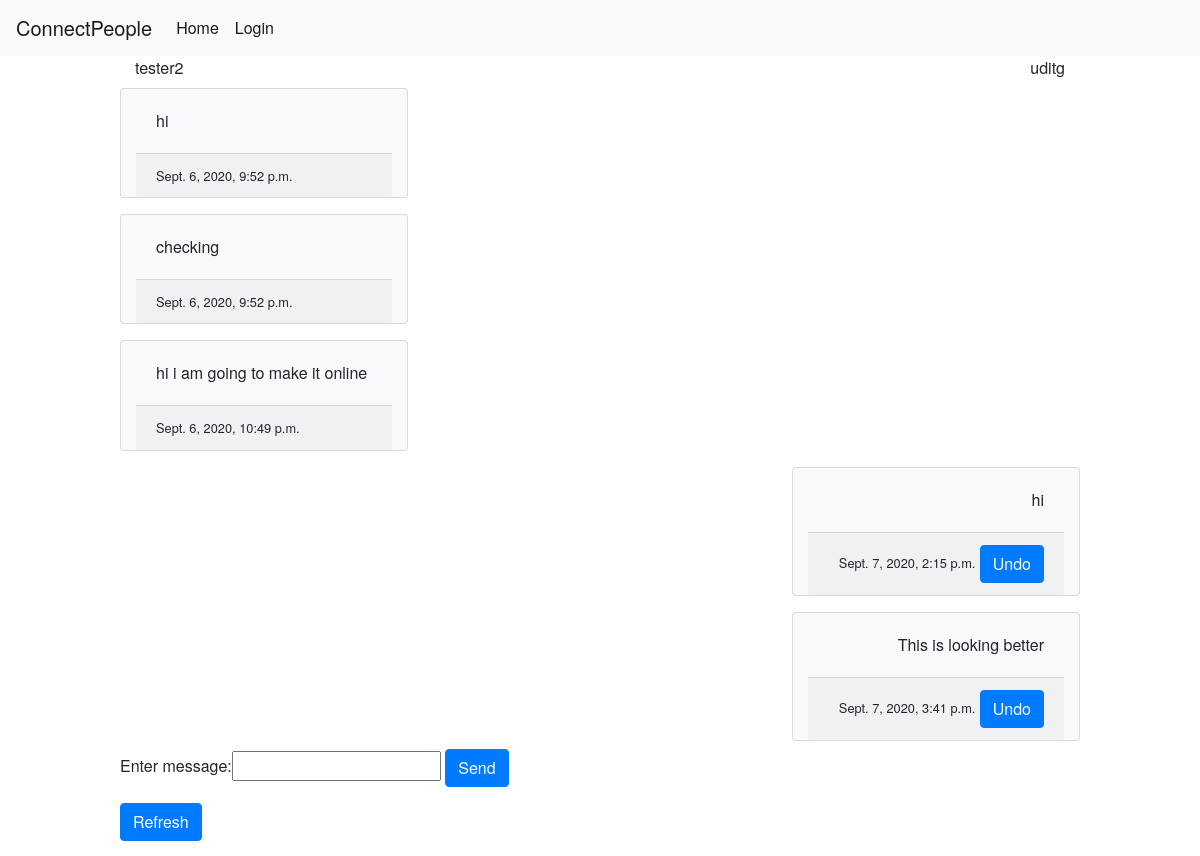
The page /chatapp/chat/1/9/messages on the database as committed earlier.
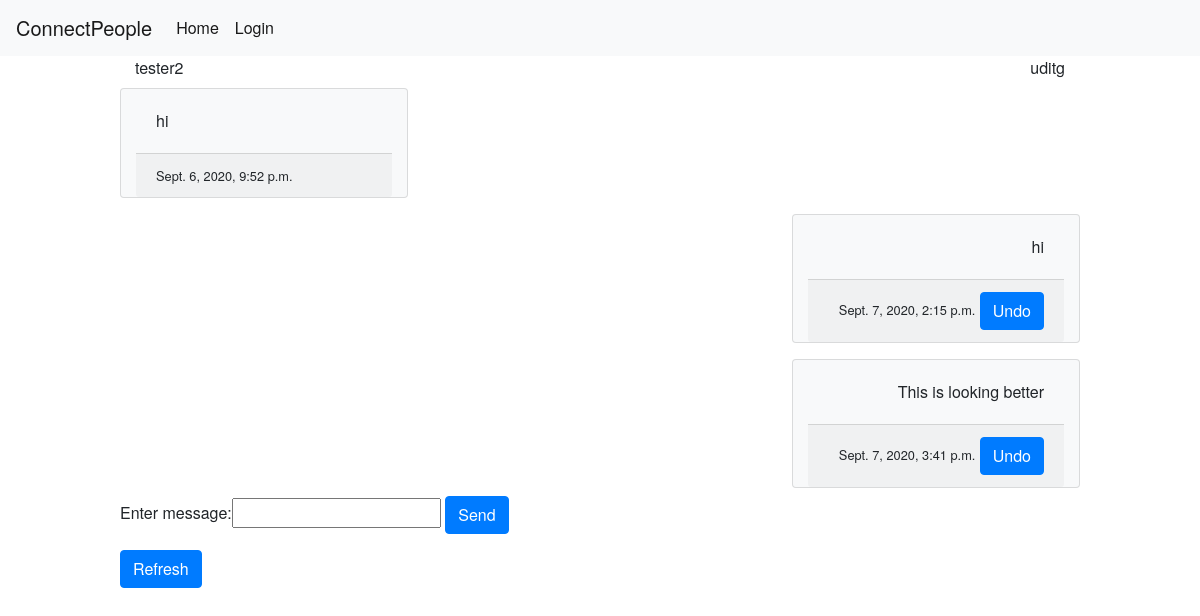
The same page on the database as committed later.
### chatapp/models.py (models this page shows, shortened)
class Message(models.Model):
    msg_text = models.CharField(max_length=200, blank=False)
    send_time = models.DateTimeField(default=datetime.now)
    sender = models.ForeignKey(User, related_name='sender_user', on_delete=models.CASCADE)
    reciever = models.ForeignKey(User, related_name='reciever_user', on_delete=models.CASCADE)

### chatapp/views.py (the view, shortened to what this page needs)
# urls.py: path('chat/<int:sender_id>/<int:reciever_id>/messages', views.chatpage, name='chatpage'),
def chatpage(request, sender_id, reciever_id):
    sender = User.objects.get(pk=sender_id)
    reciever = User.objects.get(pk=reciever_id)
    messages = Message.objects.filter((Q(sender=sender) | Q(sender=reciever)),
                                      (Q(reciever=reciever) | Q(reciever=sender))).order_by("send_time")
    form = MessageForm()
    context = {'sender': sender, 'reciever': reciever, 'messages': messages, 'form': form}
    return render(request, 'chatapp/chatpage.html', context)

### chatapp/forms.py
class MessageForm(forms.Form):
    message_text = forms.CharField(label="Enter message", max_length=50)

### chatapp/templates/chatapp/chatpage.html (shortened to what this page needs)
{% extends 'chatapp/base.html'%}
{%block content%}
<div class="container">
    <div class="row">
        <div class="col text-left">
            {{reciever.username}}
        </div>
        <div class="col text-right">
            {{sender.username}}
        </div>
    </div>
    {%for message in messages%}
        <div class="row">
            {%if message.sender.id == sender.id%}
                <div class="col"></div>
                <div class="col text-right card text-black bg-light my-2" style="max-width: 18rem;">
                    <div class="card-body">
                        <p class="card-text">
                            {{message.msg_text}}
                        </p>
                    </div>
                    <div class="card-footer">
                        <small class="text-black">{{message.send_time}}</small>
                        <a class="btn btn-primary"
                           href="{%url 'chatapp:delete_chat_message' message.sender_id message.reciever_id message.id%}">
                            Undo
                        </a>
                    </div>
                </div>
            {%else%}
                <div class="col text-left card text-black bg-light my-2" style="max-width: 18rem;">
                    <div class="card-body">
                        <p class="card-text">
                            {{message.msg_text}}
                        </p>
                    </div>
                    <div class="card-footer">
                        <small class="text-black">{{message.send_time}}</small>
                    </div>
                </div>
            {%endif%}
        </div>
    {% endfor %}
</div>
<form action="{% url 'chatapp:chatpage' sender.id reciever.id%}" method="post">
    {{form}}
    <input type="submit" value="Send" class="btn btn-primary">
</form>
<form action="{%url 'chatapp:chatpage' sender.id reciever.id%}">
    <input type="submit" value="Refresh" class="btn btn-primary">
</form>
{%endblock content%}

### chatapp/templates/chatapp/base.html (shortened to what this page needs)
{%load static%}
{% load crispy_forms_tags %}
<link rel="stylesheet" type="text/css" href="{%static 'chatapp/css/bootstrap.css'%}">
<link rel="stylesheet" type="text/css" href="{%static 'chatapp/css/bootstrap.min.css'%}">
<link rel="stylesheet" type="text/css" href="{%static 'chatapp/css/stylesheet.css'%}">
<!DOCTYPE html>
<html lang="en">
    <head>
    </head>
    <body>
    <nav class="navbar navbar-expand navbar-light bg-light">
      <a class="navbar-brand" href="#">ConnectPeople</a>
        <div class="navbar-nav">
            <a class="nav-item nav-link active" href="{%url 'chatapp:home'%}">Home</a>
            {% if user.is_authenticated%}
                <a class="nav-item nav-link active" href="{%url 'accounts:logout'%}">Logout</a>
            {%else%}
                <a class="nav-item nav-link active" href="{% url 'accounts:login'%}">Login</a>
            {%endif%}
        </div>
    </nav>
    <div id="content" class=" d-flex-row justify-content-center">
        {%block content%}
        {%endblock content%}
    </div>
    </body>
</html>

### chatapp/static/chatapp/css/stylesheet.css (style rules this page uses)
body { font-family: "HelveticaNeue-Light", "Helvetica Neue Light", "Helvetica Neue", Helvetica, Arial, "Lucida Grande", sans-serif; font-weight: 300; }
#content { width:80%; height:100%; margin: auto auto; }

Rows that differ between the two databases and show on the page:
removed Message: msg_text "checking", send_time "Sept. 6, 2020, 9:52 p.m."
removed Message: msg_text "hi i am going to make it online", send_time "Sept. 6, 2020, 10:49 p.m."
